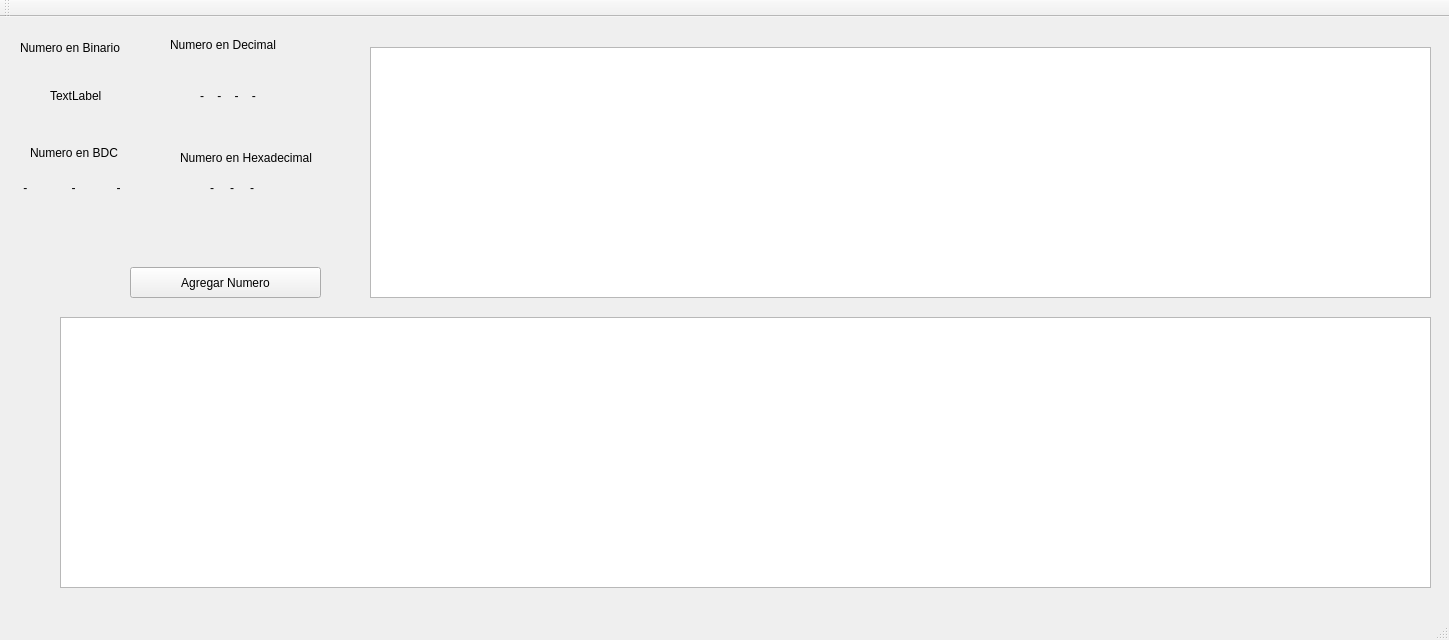
<?xml version="1.0" encoding="UTF-8"?>
<ui version="4.0">
 <class>HamingTables</class>
 <widget class="QMainWindow" name="HamingTables">
  <property name="geometry">
   <rect>
    <x>0</x>
    <y>0</y>
    <width>1449</width>
    <height>640</height>
   </rect>
  </property>
  <property name="windowTitle">
   <string>HamingTables</string>
  </property>
  <widget class="QWidget" name="centralWidget">
   <widget class="QTableWidget" name="tableWidget">
    <property name="geometry">
     <rect>
      <x>370</x>
      <y>30</y>
      <width>1061</width>
      <height>251</height>
     </rect>
    </property>
   </widget>
   <widget class="QTableWidget" name="tableWidget_2">
    <property name="geometry">
     <rect>
      <x>60</x>
      <y>300</y>
      <width>1371</width>
      <height>271</height>
     </rect>
    </property>
   </widget>
   <widget class="QPushButton" name="pushButton">
    <property name="geometry">
     <rect>
      <x>130</x>
      <y>250</y>
      <width>191</width>
      <height>31</height>
     </rect>
    </property>
    <property name="text">
     <string>Agregar Numero</string>
    </property>
   </widget>
   <widget class="QLabel" name="label">
    <property name="geometry">
     <rect>
      <x>20</x>
      <y>20</y>
      <width>141</width>
      <height>21</height>
     </rect>
    </property>
    <property name="text">
     <string>Numero en Binario</string>
    </property>
   </widget>
   <widget class="QLabel" name="numeroBin">
    <property name="geometry">
     <rect>
      <x>50</x>
      <y>70</y>
      <width>67</width>
      <height>17</height>
     </rect>
    </property>
    <property name="text">
     <string>TextLabel</string>
    </property>
   </widget>
   <widget class="QLabel" name="label_3">
    <property name="geometry">
     <rect>
      <x>170</x>
      <y>20</y>
      <width>151</width>
      <height>16</height>
     </rect>
    </property>
    <property name="text">
     <string>Numero en Decimal</string>
    </property>
   </widget>
   <widget class="QLabel" name="numeroDec">
    <property name="geometry">
     <rect>
      <x>200</x>
      <y>70</y>
      <width>67</width>
      <height>17</height>
     </rect>
    </property>
    <property name="text">
     <string>-    -    -    -</string>
    </property>
   </widget>
   <widget class="QLabel" name="label_2">
    <property name="geometry">
     <rect>
      <x>30</x>
      <y>120</y>
      <width>131</width>
      <height>31</height>
     </rect>
    </property>
    <property name="text">
     <string>Numero en BDC</string>
    </property>
   </widget>
   <widget class="QLabel" name="label_4">
    <property name="geometry">
     <rect>
      <x>180</x>
      <y>120</y>
      <width>181</width>
      <height>41</height>
     </rect>
    </property>
    <property name="text">
     <string>Numero en Hexadecimal</string>
    </property>
   </widget>
   <widget class="QLabel" name="primeroH">
    <property name="geometry">
     <rect>
      <x>210</x>
      <y>160</y>
      <width>16</width>
      <height>21</height>
     </rect>
    </property>
    <property name="text">
     <string>-</string>
    </property>
   </widget>
   <widget class="QLabel" name="segundoH">
    <property name="geometry">
     <rect>
      <x>230</x>
      <y>160</y>
      <width>16</width>
      <height>21</height>
     </rect>
    </property>
    <property name="text">
     <string>-</string>
    </property>
   </widget>
   <widget class="QLabel" name="tercerH">
    <property name="geometry">
     <rect>
      <x>250</x>
      <y>160</y>
      <width>16</width>
      <height>21</height>
     </rect>
    </property>
    <property name="text">
     <string>-</string>
    </property>
   </widget>
   <widget class="QLabel" name="BCD2">
    <property name="geometry">
     <rect>
      <x>55</x>
      <y>160</y>
      <width>41</width>
      <height>21</height>
     </rect>
    </property>
    <property name="text">
     <string>     -</string>
    </property>
   </widget>
   <widget class="QLabel" name="BCD3">
    <property name="geometry">
     <rect>
      <x>100</x>
      <y>160</y>
      <width>51</width>
      <height>21</height>
     </rect>
    </property>
    <property name="text">
     <string>     -</string>
    </property>
   </widget>
   <widget class="QLabel" name="BCD1">
    <property name="geometry">
     <rect>
      <x>10</x>
      <y>160</y>
      <width>41</width>
      <height>21</height>
     </rect>
    </property>
    <property name="text">
     <string>    -</string>
    </property>
   </widget>
  </widget>
  <widget class="QMenuBar" name="menuBar">
   <property name="geometry">
    <rect>
     <x>0</x>
     <y>0</y>
     <width>1449</width>
     <height>22</height>
    </rect>
   </property>
  </widget>
  <widget class="QToolBar" name="mainToolBar">
   <attribute name="toolBarArea">
    <enum>TopToolBarArea</enum>
   </attribute>
   <attribute name="toolBarBreak">
    <bool>false</bool>
   </attribute>
  </widget>
  <widget class="QStatusBar" name="statusBar"/>
 </widget>
 <layoutdefault spacing="6" margin="11"/>
 <resources/>
 <connections/>
</ui>
